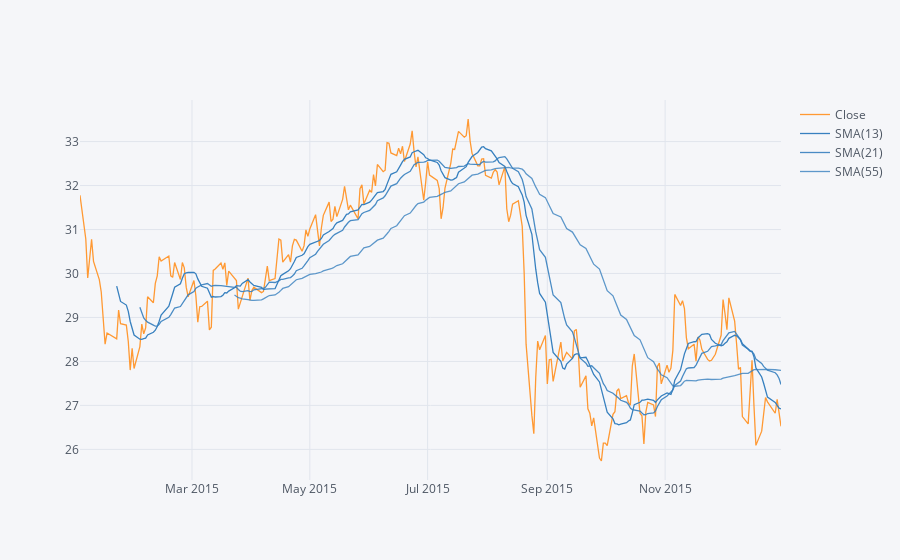

The notebook cell saved with this chart:
### Markdown cell above
** Use .ta_plot(study='sma') to create a Simple Moving Averages plot of Morgan Stanley for the year 2015.**

### Code cell
sm_2015_ms = MS.sort_index().loc["2015-01-01":"2015-12-31"]
sm_2015_ms['Close'].ta_plot(study='sma',periods=[13,21,55])

### Figure 1 — Plotly figure (JSON) as saved in the notebook; plotly's stock layout.template omitted (floating-point values rounded to 4 significant figures; data arrays with more than 128 entries replaced by an {"elided": "..."} marker saying what was removed)
{"data": [{"line": {"color": "rgba(255, 153, 51, 1.0)", "dash": "solid", "shape": "linear", "width": 1.3}, "mode": "lines", "name": "Close", "text": "", "type": "scatter", "x": {"elided": "252 str values"}, "y": {"elided": "252 float values"}}, {"line": {"color": "rgba(55, 128, 191, 1.0)", "dash": "solid", "shape": "linear", "width": 1.3}, "mode": "lines", "name": "SMA(13)", "text": "", "type": "scatter", "x": {"elided": "252 str values"}, "y": {"elided": "252 mixed values"}}, {"line": {"color": "rgba(55, 128, 191, 0.8999999999999999)", "dash": "solid", "shape": "linear", "width": 1.3}, "mode": "lines", "name": "SMA(21)", "text": "", "type": "scatter", "x": {"elided": "252 str values"}, "y": {"elided": "252 mixed values"}}, {"line": {"color": "rgba(55, 128, 191, 0.7999999999999998)", "dash": "solid", "shape": "linear", "width": 1.3}, "mode": "lines", "name": "SMA(55)", "text": "", "type": "scatter", "x": {"elided": "252 str values"}, "y": {"elided": "252 mixed values"}}], "layout": {"legend": {"bgcolor": "#F5F6F9", "font": {"color": "#4D5663"}}, "paper_bgcolor": "#F5F6F9", "plot_bgcolor": "#F5F6F9", "title": {"font": {"color": "#4D5663"}}, "xaxis": {"gridcolor": "#E1E5ED", "showgrid": true, "tickfont": {"color": "#4D5663"}, "title": {"font": {"color": "#4D5663"}, "text": ""}, "zerolinecolor": "#E1E5ED"}, "yaxis": {"gridcolor": "#E1E5ED", "showgrid": true, "tickfont": {"color": "#4D5663"}, "title": {"font": {"color": "#4D5663"}, "text": ""}, "zerolinecolor": "#E1E5ED"}}}
